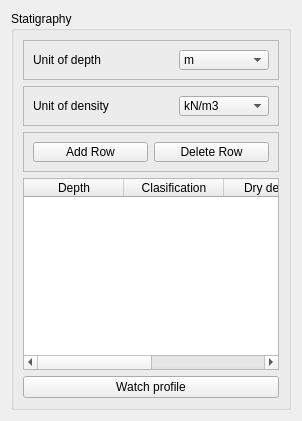
         <widget class="QWidget" name="tab_4">
          <attribute name="title">
           <string>Soil profile</string>
          </attribute>
          <layout class="QVBoxLayout" name="verticalLayout_24">
           <item>
            <widget class="QGroupBox" name="groupBox_8">
             <property name="title">
              <string>Statigraphy</string>
             </property>
             <layout class="QVBoxLayout" name="verticalLayout_26">
              <item>
               <widget class="QFrame" name="frame_36">
                <property name="maximumSize">
                 <size>
                  <width>16777215</width>
                  <height>40</height>
                 </size>
                </property>
                <property name="frameShape">
                 <enum>QFrame::Shape::StyledPanel</enum>
                </property>
                <property name="frameShadow">
                 <enum>QFrame::Shadow::Raised</enum>
                </property>
                <layout class="QHBoxLayout" name="horizontalLayout_25">
                 <item>
                  <widget class="QLabel" name="label_45">
                   <property name="text">
                    <string>Unit of depth</string>
                   </property>
                  </widget>
                 </item>
                 <item>
                  <widget class="QComboBox" name="comboBox_19">
                   <property name="maximumSize">
                    <size>
                     <width>90</width>
                     <height>40</height>
                    </size>
                   </property>
                   <item>
                    <property name="text">
                     <string>m</string>
                    </property>
                   </item>
                   <item>
                    <property name="text">
                     <string>cm</string>
                    </property>
                   </item>
                   <item>
                    <property name="text">
                     <string>ft</string>
                    </property>
                   </item>
                   <item>
                    <property name="text">
                     <string>in</string>
                    </property>
                   </item>
                  </widget>
                 </item>
                </layout>
               </widget>
              </item>
              <item>
               <widget class="QFrame" name="frame_37">
                <property name="maximumSize">
                 <size>
                  <width>16777215</width>
                  <height>40</height>
                 </size>
                </property>
                <property name="frameShape">
                 <enum>QFrame::Shape::StyledPanel</enum>
                </property>
                <property name="frameShadow">
                 <enum>QFrame::Shadow::Raised</enum>
                </property>
                <layout class="QHBoxLayout" name="horizontalLayout_26">
                 <item>
                  <widget class="QLabel" name="label_46">
                   <property name="text">
                    <string>Unit of density</string>
                   </property>
                  </widget>
                 </item>
                 <item>
                  <widget class="QComboBox" name="comboBox_20">
                   <property name="maximumSize">
                    <size>
                     <width>90</width>
                     <height>16777215</height>
                    </size>
                   </property>
                   <item>
                    <property name="text">
                     <string>kN/m3</string>
                    </property>
                   </item>
                   <item>
                    <property name="text">
                     <string>kgf/cm3</string>
                    </property>
                   </item>
                   <item>
                    <property name="text">
                     <string>tonf/m3</string>
                    </property>
                   </item>
                  </widget>
                 </item>
                </layout>
               </widget>
              </item>
              <item>
               <widget class="QFrame" name="frame_38">
                <property name="maximumSize">
                 <size>
                  <width>16777215</width>
                  <height>40</height>
                 </size>
                </property>
                <property name="frameShape">
                 <enum>QFrame::Shape::StyledPanel</enum>
                </property>
                <property name="frameShadow">
                 <enum>QFrame::Shadow::Raised</enum>
                </property>
                <layout class="QHBoxLayout" name="horizontalLayout_27">
                 <item>
                  <widget class="QPushButton" name="pushButton_5">
                   <property name="text">
                    <string>Add Row</string>
                   </property>
                  </widget>
                 </item>
                 <item>
                  <widget class="QPushButton" name="pushButton_6">
                   <property name="text">
                    <string>Delete Row</string>
                   </property>
                  </widget>
                 </item>
                </layout>
               </widget>
              </item>
              <item>
               <widget class="QTableWidget" name="tableWidget">
                <column>
                 <property name="text">
                  <string>Depth</string>
                 </property>
                </column>
                <column>
                 <property name="text">
                  <string>Clasification</string>
                 </property>
                </column>
                <column>
                 <property name="text">
                  <string>Dry density</string>
                 </property>
                </column>
                <column>
                 <property name="text">
                  <string>Saturated density</string>
                 </property>
                </column>
               </widget>
              </item>
              <item>
               <widget class="QPushButton" name="pushButton_7">
                <property name="text">
                 <string>Watch profile</string>
                </property>
               </widget>
              </item>
             </layout>
            </widget>
           </item>
          </layout>
         </widget>
